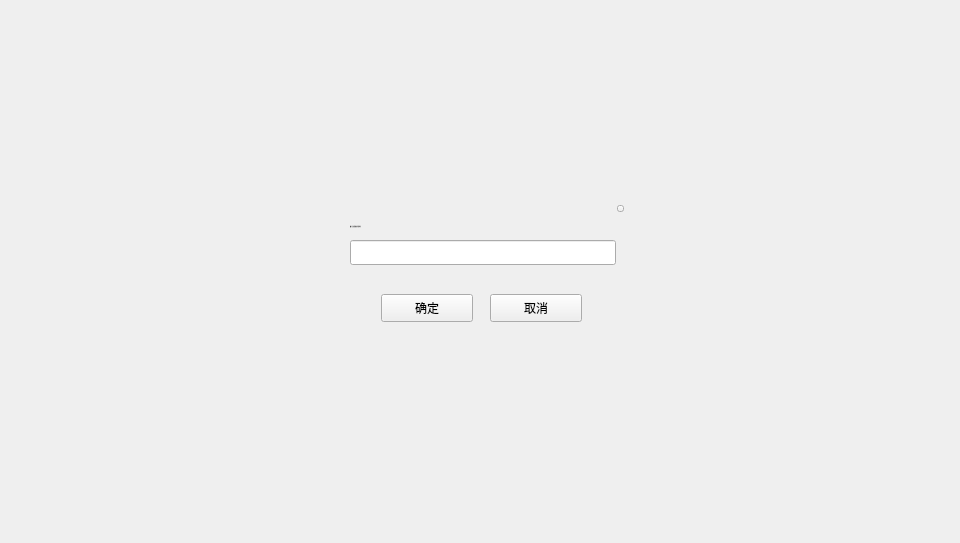
<?xml version="1.0" encoding="UTF-8"?>
<ui version="4.0">
 <class>AddMultiSigAddressDialog</class>
 <widget class="QDialog" name="AddMultiSigAddressDialog">
  <property name="geometry">
   <rect>
    <x>0</x>
    <y>0</y>
    <width>960</width>
    <height>543</height>
   </rect>
  </property>
  <property name="windowTitle">
   <string>Dialog</string>
  </property>
  <widget class="QWidget" name="widget" native="true">
   <property name="geometry">
    <rect>
     <x>0</x>
     <y>0</y>
     <width>960</width>
     <height>543</height>
    </rect>
   </property>
   <widget class="QWidget" name="containerWidget" native="true">
    <property name="geometry">
     <rect>
      <x>330</x>
      <y>200</y>
      <width>300</width>
      <height>136</height>
     </rect>
    </property>
    <widget class="QToolButton" name="cancelBtn">
     <property name="geometry">
      <rect>
       <x>160</x>
       <y>94</y>
       <width>92</width>
       <height>28</height>
      </rect>
     </property>
     <property name="cursor">
      <cursorShape>PointingHandCursor</cursorShape>
     </property>
     <property name="styleSheet">
      <string notr="true"/>
     </property>
     <property name="text">
      <string>取消</string>
     </property>
    </widget>
    <widget class="QToolButton" name="okBtn">
     <property name="geometry">
      <rect>
       <x>51</x>
       <y>94</y>
       <width>92</width>
       <height>28</height>
      </rect>
     </property>
     <property name="cursor">
      <cursorShape>PointingHandCursor</cursorShape>
     </property>
     <property name="styleSheet">
      <string notr="true"/>
     </property>
     <property name="text">
      <string>确定</string>
     </property>
    </widget>
    <widget class="QLabel" name="tipLabel">
     <property name="geometry">
      <rect>
       <x>20</x>
       <y>70</y>
       <width>261</width>
       <height>16</height>
      </rect>
     </property>
     <property name="styleSheet">
      <string notr="true">QLabel{font: 11px &quot;微软雅黑&quot;;color: rgb(255,0,0);}
</string>
     </property>
     <property name="text">
      <string/>
     </property>
    </widget>
    <widget class="QLineEdit" name="addressLineEdit">
     <property name="geometry">
      <rect>
       <x>20</x>
       <y>40</y>
       <width>266</width>
       <height>25</height>
      </rect>
     </property>
     <property name="font">
      <font>
       <family>Microsoft YaHei UI Light</family>
      </font>
     </property>
     <property name="styleSheet">
      <string notr="true"/>
     </property>
     <property name="cursorPosition">
      <number>0</number>
     </property>
    </widget>
    <widget class="QToolButton" name="closeBtn">
     <property name="geometry">
      <rect>
       <x>287</x>
       <y>5</y>
       <width>7</width>
       <height>7</height>
      </rect>
     </property>
     <property name="cursor">
      <cursorShape>PointingHandCursor</cursorShape>
     </property>
     <property name="focusPolicy">
      <enum>Qt::NoFocus</enum>
     </property>
     <property name="styleSheet">
      <string notr="true"/>
     </property>
     <property name="text">
      <string/>
     </property>
    </widget>
    <widget class="QLabel" name="label_9">
     <property name="geometry">
      <rect>
       <x>20</x>
       <y>16</y>
       <width>200</width>
       <height>21</height>
      </rect>
     </property>
     <property name="font">
      <font>
       <family>微软雅黑</family>
       <pointsize>-1</pointsize>
       <weight>50</weight>
       <italic>false</italic>
       <bold>false</bold>
      </font>
     </property>
     <property name="styleSheet">
      <string notr="true">font: 11px &quot;微软雅黑&quot;;
color:rgb(80,80,80);</string>
     </property>
     <property name="text">
      <string>输入已经创建的多签地址</string>
     </property>
     <property name="alignment">
      <set>Qt::AlignLeading|Qt::AlignLeft|Qt::AlignVCenter</set>
     </property>
     <property name="wordWrap">
      <bool>true</bool>
     </property>
    </widget>
   </widget>
  </widget>
 </widget>
 <resources/>
 <connections/>
</ui>
